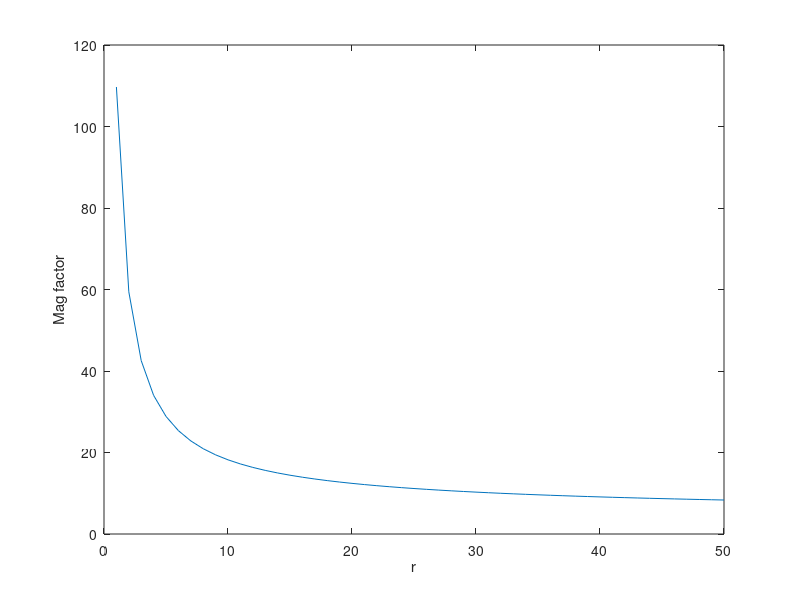
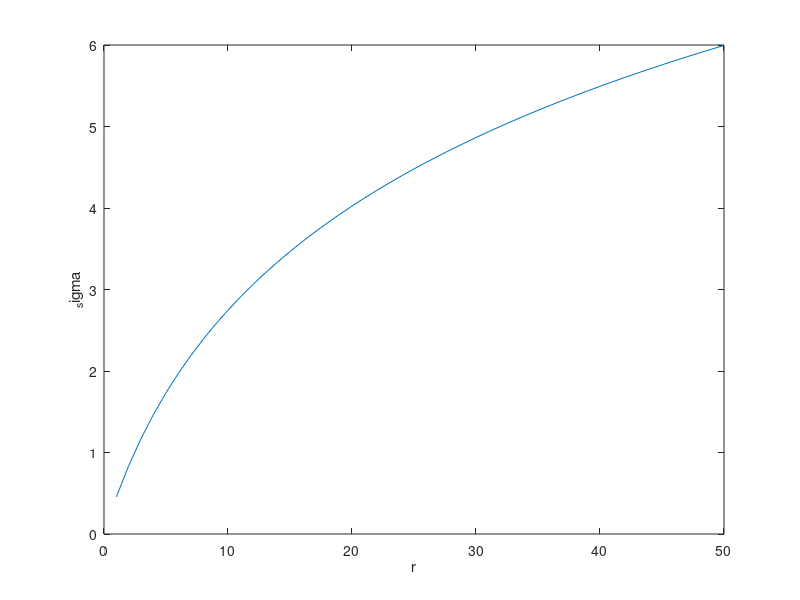
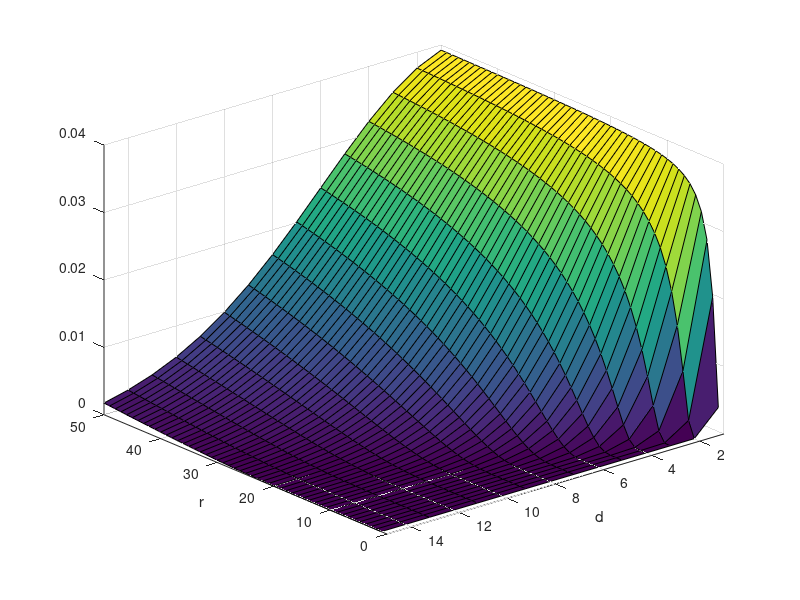

MATLAB code for these plots, in order:
% octave file to investigate the widening gaussian projective field

W_nfs = 50
% Widening Factor
WF = 25
sigma = 2
E2 = 2.5

r = [1:50];

M_f =  W_nfs ./ (E2 .* log ((r/(2.*E2))+1));
figure(1)
plot (r, M_f);
xlabel('r');
ylabel('Mag factor');

_sigma = WF.*sigma./M_f;
_SIGMA=repmat(_sigma, 50, 1);

figure(2)
plot (r, _sigma);
xlabel('r');
ylabel('_sigma');

%normterm = 1./(power(_sigma,2).*2.*pi);
%NORMTERM = repmat(normterm, 50, 1);
normterm = 1./(power(sigma,2).*2.*pi);
NORMTERM = normterm;

d = [1:50];
D = repmat (d, 50, 1)';

GAUSS = NORMTERM.*exp(-0.5.*power(D./_SIGMA,2));
figure(3)
surf(GAUSS)
xlabel('r')
ylabel('d')
ylim([1,15])
view([230 30])
